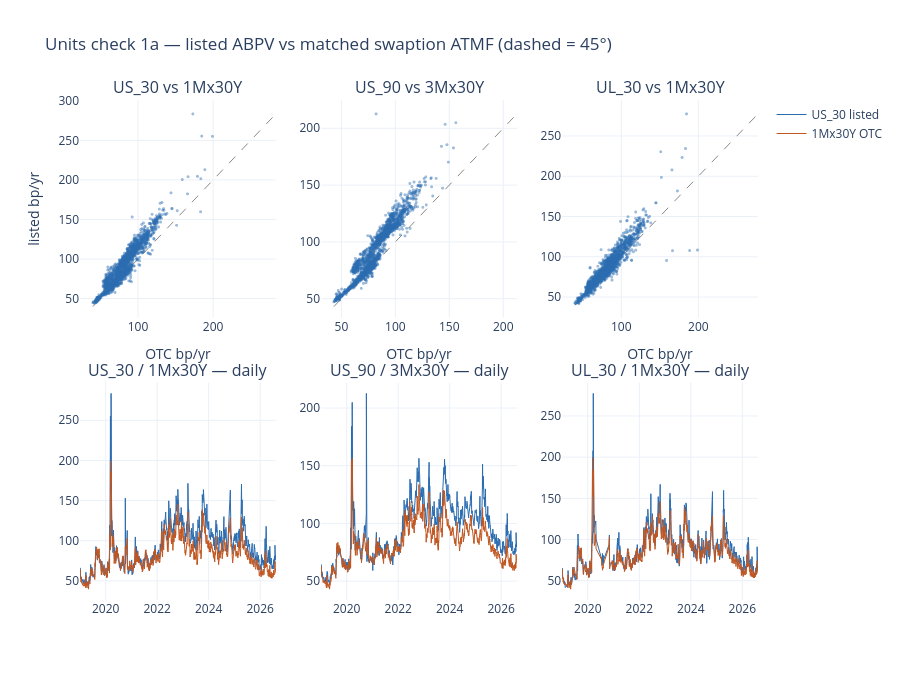

This figure's notebook cell:
### Code cell
# Scatter + time series for the three headline pairs.
_pairs_plot = [("US_30", "1M", "30Y"), ("US_90", "3M", "30Y"), ("UL_30", "1M", "30Y")]
fig = make_subplots(rows=2, cols=3, vertical_spacing=0.13,
                    subplot_titles=[f"{s} vs {e}x{t}" for s, e, t in _pairs_plot]
                                   + [f"{s} / {e}x{t} — daily" for s, e, t in _pairs_plot])
for i, (sym, exp, ten) in enumerate(_pairs_plot, start=1):
    root, cm = sym.split("_")
    _l = lv.ust_cm_series(UST, root, int(cm))
    _o = atmf_vol_series(OTC, exp, ten)
    _j = pd.concat([_l.rename("listed"), _o.rename("otc")], axis=1).dropna()
    fig.add_trace(go.Scattergl(x=_j.otc, y=_j.listed, mode="markers",
                               marker=dict(size=3, opacity=0.45, color="#2b6cb0"),
                               name=sym, showlegend=False), row=1, col=i)
    _lo, _hi = float(min(_j.min())), float(max(_j.max()))
    fig.add_trace(go.Scatter(x=[_lo, _hi], y=[_lo, _hi], mode="lines",
                             line=dict(color="#888", dash="dash", width=1),
                             showlegend=False), row=1, col=i)
    fig.add_trace(go.Scatter(x=_j.index, y=_j.listed, name=f"{sym} listed",
                             line=dict(color="#2b6cb0", width=1),
                             showlegend=(i == 1)), row=2, col=i)
    fig.add_trace(go.Scatter(x=_j.index, y=_j.otc, name=f"{exp}x{ten} OTC",
                             line=dict(color="#c05621", width=1),
                             showlegend=(i == 1)), row=2, col=i)
    fig.update_xaxes(title_text="OTC bp/yr", row=1, col=i)
    fig.update_yaxes(title_text="listed bp/yr" if i == 1 else None, row=1, col=i)
fig.update_layout(height=680, title="Units check 1a — listed ABPV vs matched swaption ATMF "
                                    "(dashed = 45°)", template="plotly_white")
fig.show()

### Figure 1 — Plotly figure (JSON) as saved in the notebook; plotly's stock layout.template omitted (floating-point values rounded to 4 significant figures; data arrays with more than 128 entries replaced by an {"elided": "..."} marker saying what was removed)
{"data": [{"marker": {"color": "#2b6cb0", "opacity": 0.45, "size": 3}, "mode": "markers", "name": "US_30", "showlegend": false, "type": "scattergl", "x": {"elided": "1898 float values"}, "xaxis": "x", "y": {"elided": "1898 float values"}, "yaxis": "y"}, {"line": {"color": "#888", "dash": "dash", "width": 1}, "mode": "lines", "showlegend": false, "type": "scatter", "x": [39.8, 283.5], "xaxis": "x", "y": [39.8, 283.5], "yaxis": "y"}, {"line": {"color": "#2b6cb0", "width": 1}, "name": "US_30 listed", "showlegend": true, "type": "scatter", "x": {"elided": "1898 str values"}, "xaxis": "x4", "y": {"elided": "1898 float values"}, "yaxis": "y4"}, {"line": {"color": "#c05621", "width": 1}, "name": "1Mx30Y OTC", "showlegend": true, "type": "scatter", "x": {"elided": "1898 str values"}, "xaxis": "x4", "y": {"elided": "1898 float values"}, "yaxis": "y4"}, {"marker": {"color": "#2b6cb0", "opacity": 0.45, "size": 3}, "mode": "markers", "name": "US_90", "showlegend": false, "type": "scattergl", "x": {"elided": "1898 float values"}, "xaxis": "x2", "y": {"elided": "1898 float values"}, "yaxis": "y2"}, {"line": {"color": "#888", "dash": "dash", "width": 1}, "mode": "lines", "showlegend": false, "type": "scatter", "x": [43.03, 212.7], "xaxis": "x2", "y": [43.03, 212.7], "yaxis": "y2"}, {"line": {"color": "#2b6cb0", "width": 1}, "name": "US_90 listed", "showlegend": false, "type": "scatter", "x": {"elided": "1898 str values"}, "xaxis": "x5", "y": {"elided": "1898 float values"}, "yaxis": "y5"}, {"line": {"color": "#c05621", "width": 1}, "name": "3Mx30Y OTC", "showlegend": false, "type": "scatter", "x": {"elided": "1898 str values"}, "xaxis": "x5", "y": {"elided": "1898 float values"}, "yaxis": "y5"}, {"marker": {"color": "#2b6cb0", "opacity": 0.45, "size": 3}, "mode": "markers", "name": "UL_30", "showlegend": false, "type": "scattergl", "x": {"elided": "1647 float values"}, "xaxis": "x3", "y": {"elided": "1647 float values"}, "yaxis": "y3"}, {"line": {"color": "#888", "dash": "dash", "width": 1}, "mode": "lines", "showlegend": false, "type": "scatter", "x": [39.8, 277.5], "xaxis": "x3", "y": [39.8, 277.5], "yaxis": "y3"}, {"line": {"color": "#2b6cb0", "width": 1}, "name": "UL_30 listed", "showlegend": false, "type": "scatter", "x": {"elided": "1647 str values"}, "xaxis": "x6", "y": {"elided": "1647 float values"}, "yaxis": "y6"}, {"line": {"color": "#c05621", "width": 1}, "name": "1Mx30Y OTC", "showlegend": false, "type": "scatter", "x": {"elided": "1647 str values"}, "xaxis": "x6", "y": {"elided": "1647 float values"}, "yaxis": "y6"}], "layout": {"annotations": [{"font": {"size": 16}, "showarrow": false, "text": "US_30 vs 1Mx30Y", "x": 0.1444, "xanchor": "center", "xref": "paper", "y": 1.0, "yanchor": "bottom", "yref": "paper"}, {"font": {"size": 16}, "showarrow": false, "text": "US_90 vs 3Mx30Y", "x": 0.5, "xanchor": "center", "xref": "paper", "y": 1.0, "yanchor": "bottom", "yref": "paper"}, {"font": {"size": 16}, "showarrow": false, "text": "UL_30 vs 1Mx30Y", "x": 0.8556, "xanchor": "center", "xref": "paper", "y": 1.0, "yanchor": "bottom", "yref": "paper"}, {"font": {"size": 16}, "showarrow": false, "text": "US_30 / 1Mx30Y — daily", "x": 0.1444, "xanchor": "center", "xref": "paper", "y": 0.435, "yanchor": "bottom", "yref": "paper"}, {"font": {"size": 16}, "showarrow": false, "text": "US_90 / 3Mx30Y — daily", "x": 0.5, "xanchor": "center", "xref": "paper", "y": 0.435, "yanchor": "bottom", "yref": "paper"}, {"font": {"size": 16}, "showarrow": false, "text": "UL_30 / 1Mx30Y — daily", "x": 0.8556, "xanchor": "center", "xref": "paper", "y": 0.435, "yanchor": "bottom", "yref": "paper"}], "height": 680, "title": {"text": "Units check 1a — listed ABPV vs matched swaption ATMF (dashed = 45°)"}, "xaxis": {"anchor": "y", "domain": [0.0, 0.2889], "title": {"text": "OTC bp/yr"}}, "xaxis2": {"anchor": "y2", "domain": [0.3556, 0.6444], "title": {"text": "OTC bp/yr"}}, "xaxis3": {"anchor": "y3", "domain": [0.7111, 1.0], "title": {"text": "OTC bp/yr"}}, "xaxis4": {"anchor": "y4", "domain": [0.0, 0.2889]}, "xaxis5": {"anchor": "y5", "domain": [0.3556, 0.6444]}, "xaxis6": {"anchor": "y6", "domain": [0.7111, 1.0]}, "yaxis": {"anchor": "x", "domain": [0.565, 1.0], "title": {"text": "listed bp/yr"}}, "yaxis2": {"anchor": "x2", "domain": [0.565, 1.0]}, "yaxis3": {"anchor": "x3", "domain": [0.565, 1.0]}, "yaxis4": {"anchor": "x4", "domain": [0.0, 0.435]}, "yaxis5": {"anchor": "x5", "domain": [0.0, 0.435]}, "yaxis6": {"anchor": "x6", "domain": [0.0, 0.435]}}}
